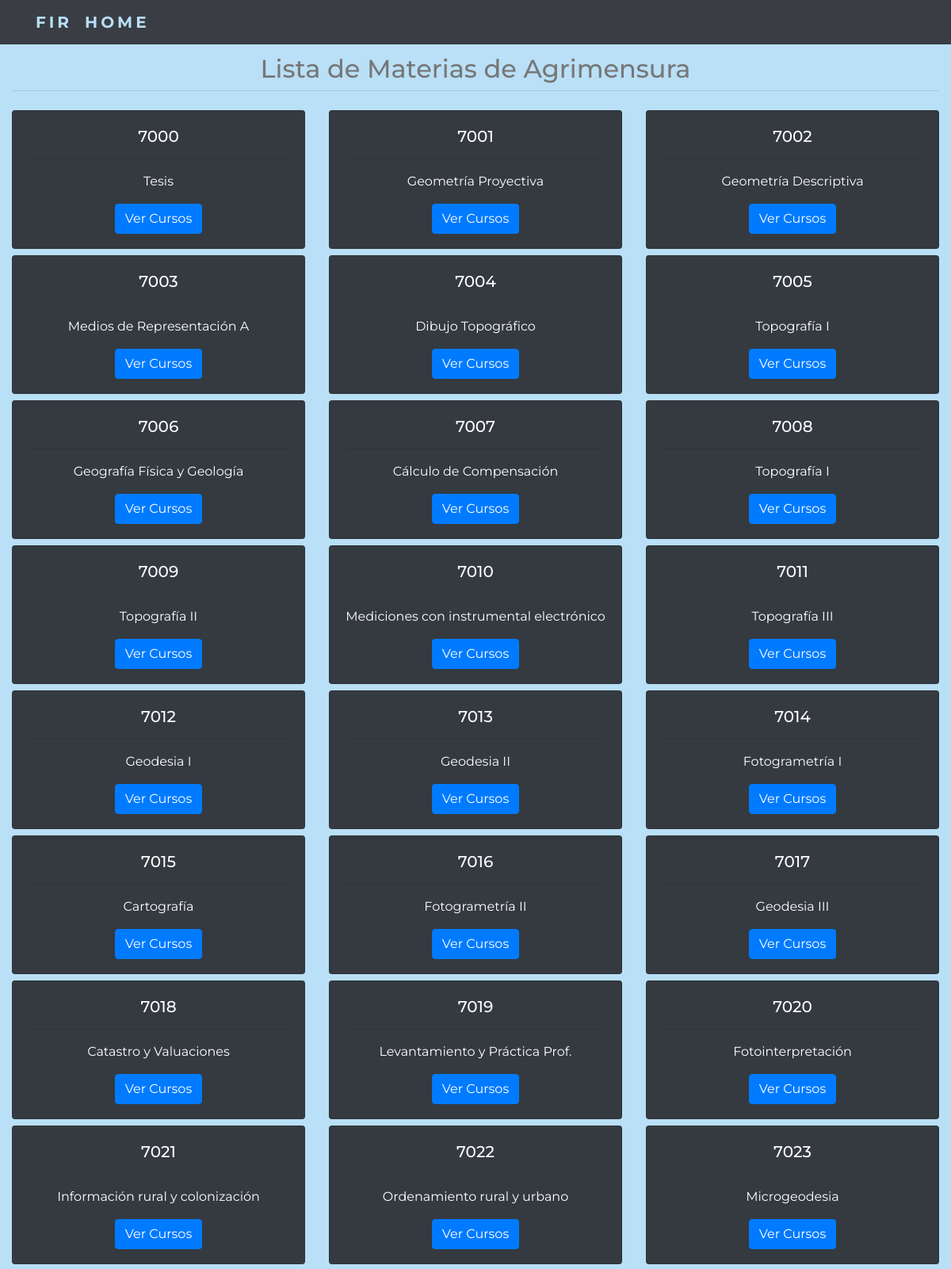
The page /dept/1 (upper part) on the database its author committed.
### reviews/models.py (models this page shows, shortened)
class Dept(models.Model):
    name = models.CharField(max_length = 150)
    def __str__(self):
        return self.name

class Mat(models.Model):
    name = models.CharField(max_length = 150)
    dep = models.ForeignKey(Dept, on_delete=models.CASCADE)

### reviews/views.py (the view)
# urls.py: path('dept/<str:dept_id>', views.mat_list, name='mat_list'),
def mat_list(request, dept_id):
    mats_no = Mat.objects.filter(dep = dept_id)
    mats = mats_no.order_by('id')
    depto = Dept.objects.get(id = dept_id)
    return render(request,'reviews/mat_list.html',{'mat_list':mats,'depto':depto})

### reviews/templates/reviews/mat_list.html (shortened to what this page needs)
{% extends 'reviews/base.html' %}
{% block title %}
<h2>Lista de Materias de {{depto}}</h2>
<hr class="mt-0 mb-4">
{% endblock %}
{% block content %}
{% if mat_list %}
<div class="row">
    {% for mater in mat_list %}
    <div class="col-sm-4 columna">
        <div class="card text-center text-white bg-dark mb-2">
            <div class="card-body">
                <h5 class="card-title">{{mater.id}}</h5>
                <hr>
                <p class="card-text">{{mater.name}}</p>
                <a href="{% url 'reviews:course_list' mater.id %}" class="btn btn-primary stretched-link">Ver Cursos</a>
            </div>
        </div>
    </div>
    {% endfor %}
</div>
{% endif %}
{% endblock %}

### reviews/static/css/tbase.css (style rules this page uses)
h1 , h2 , h4 { color: #777; text-align: center; justify-content: center; }
body, html, head { height: 100%; font: 400 15px/1.8, sans-serif; color: #777; min-height: 700px; height: auto !important; font-family: 'Montserrat', sans-serif; }
.card { height: 175px; }

### rows shown on the page
Dept: name "Agrimensura"
Mat: id "7000", name "Tesis"
Mat: id "7001", name "Geometría Proyectiva"
Mat: id "7002", name "Geometría Descriptiva"
Mat: id "7003", name "Medios de Representación A"
Mat: id "7004", name "Dibujo Topográfico"
Mat: id "7005", name "Topografía I"
Mat: id "7006", name "Geografía Física y Geología"
Mat: id "7007", name "Cálculo de Compensación"
Mat: id "7008", name "Topografía I"
Mat: id "7009", name "Topografía II"
Mat: id "7010", name "Mediciones con instrumental electrónico"
Mat: id "7011", name "Topografía III"
Mat: id "7012", name "Geodesia I"
Mat: id "7013", name "Geodesia II"
Mat: id "7014", name "Fotogrametría I"
Mat: id "7015", name "Cartografía"
Mat: id "7016", name "Fotogrametría II"
Mat: id "7017", name "Geodesia III"
Mat: id "7018", name "Catastro y Valuaciones"
Mat: id "7019", name "Levantamiento y Práctica Prof."
Mat: id "7020", name "Fotointerpretación"
Mat: id "7021", name "Información rural y colonización"
Mat: id "7022", name "Ordenamiento rural y urbano"
Mat: id "7023", name "Microgeodesia"
